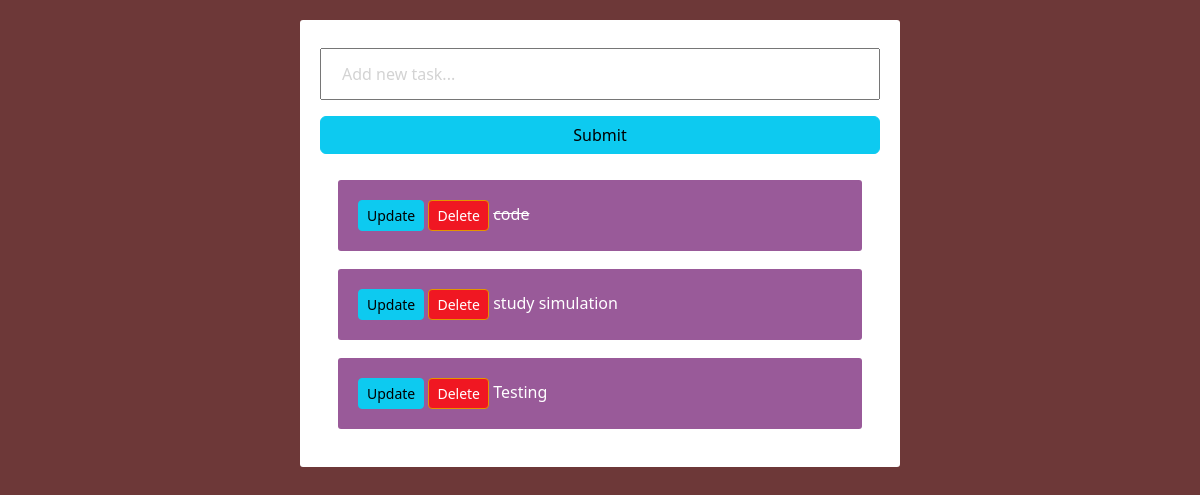
Before: / with the older database file.
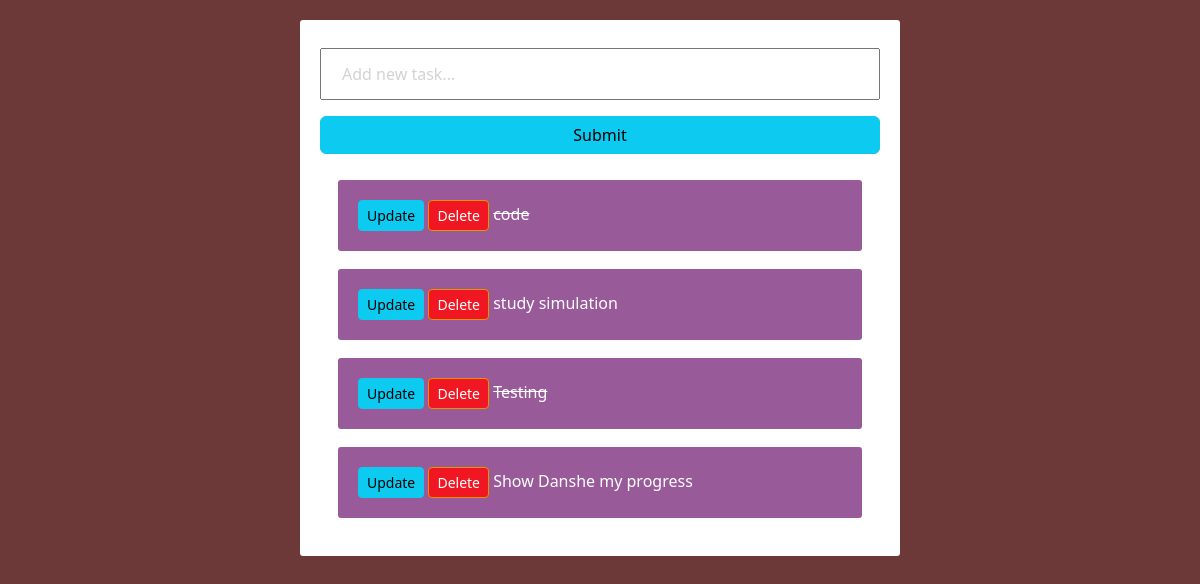
After: the same page with the newer database file.
### tasks/models.py (models this page shows)
class Task(models.Model):
    title = models.CharField(max_length=200)
    complete = models.BooleanField(default=False)
    created = models.DateTimeField(auto_now_add=True)
    def __str__(self):
        return self.title

### tasks/views.py (the view)
# urls.py: path('', views.index, name="list"),
def index(request):
    tasks = Task.objects.all()
    form = TaskForm()
    if request.method == "POST":
        form = TaskForm(request.POST)
        if form.is_valid():
            form.save()
        return redirect('/')
    context = {'tasks': tasks, 'form': form}
    return render(request, 'tasks/list.html', context)

### tasks/forms.py
class TaskForm(forms.ModelForm):
    title = forms.CharField(widget=forms.TextInput(attrs={'placeholder': 'Add new task...'}))
    class Meta:
        model = Task
        fields = '__all__'

### tasks/templates/tasks/list.html (shortened to what this page needs)
<link href="https://cdn.jsdelivr.net/npm/bootstrap@5.3.3/dist/css/bootstrap.min.css" rel="stylesheet">
<div class="center-column">
    <form method="POST" action="/">
        {{ form.title }}
        <input class="btn btn-info" type="submit" name="Create Task">
    </form>
    <div class="todo-list">
        {% for task in tasks%}
            <div class="item-row">
                <a class="btn btn-sm btn-info" href="{% url 'update_task' task.id%}">Update</a>
                <a class="btn btn-sm  btn-danger" href="{% url 'delete' task.id%}">Delete</a>
                {% if task.complete == True %}
                <strike>{{task}}</strike>
                {% else %}
                <span>{{task}}</span>
                {% endif %}
            </div>
        {% endfor %}
    </div>
</div>

### tasks/templates/tasks/list.html (style rules this page uses)
input { width: 100%; padding: 12px 20px; margin: 8px 0; box-sizing: border-box; }
input::placeholder { color: #d3d3d3; }
.center-column { width: 600px; margin: 20px auto; padding: 20px; background-color: #fff; border-radius: 3px; box-shadow: 6px -1px 10px -4px rgba(0,0 green,0 blue,0.75 alpha); }
.item-row { margin: 18px; padding: 20px; background-color: #995a99; border-radius: 3px; color: #fff; font-size: 16px; box-shadow: 0px -1px 10px -4px rgba(0,0 green,0 blue,0.75 alpha); }
.btn-danger { background-color: #f01722; border-color: #e59400; }

Changed rows visible on the page:
changed Task "Testing": complete False → True (drawn)
added Task: title "Show Danshe my progress"
